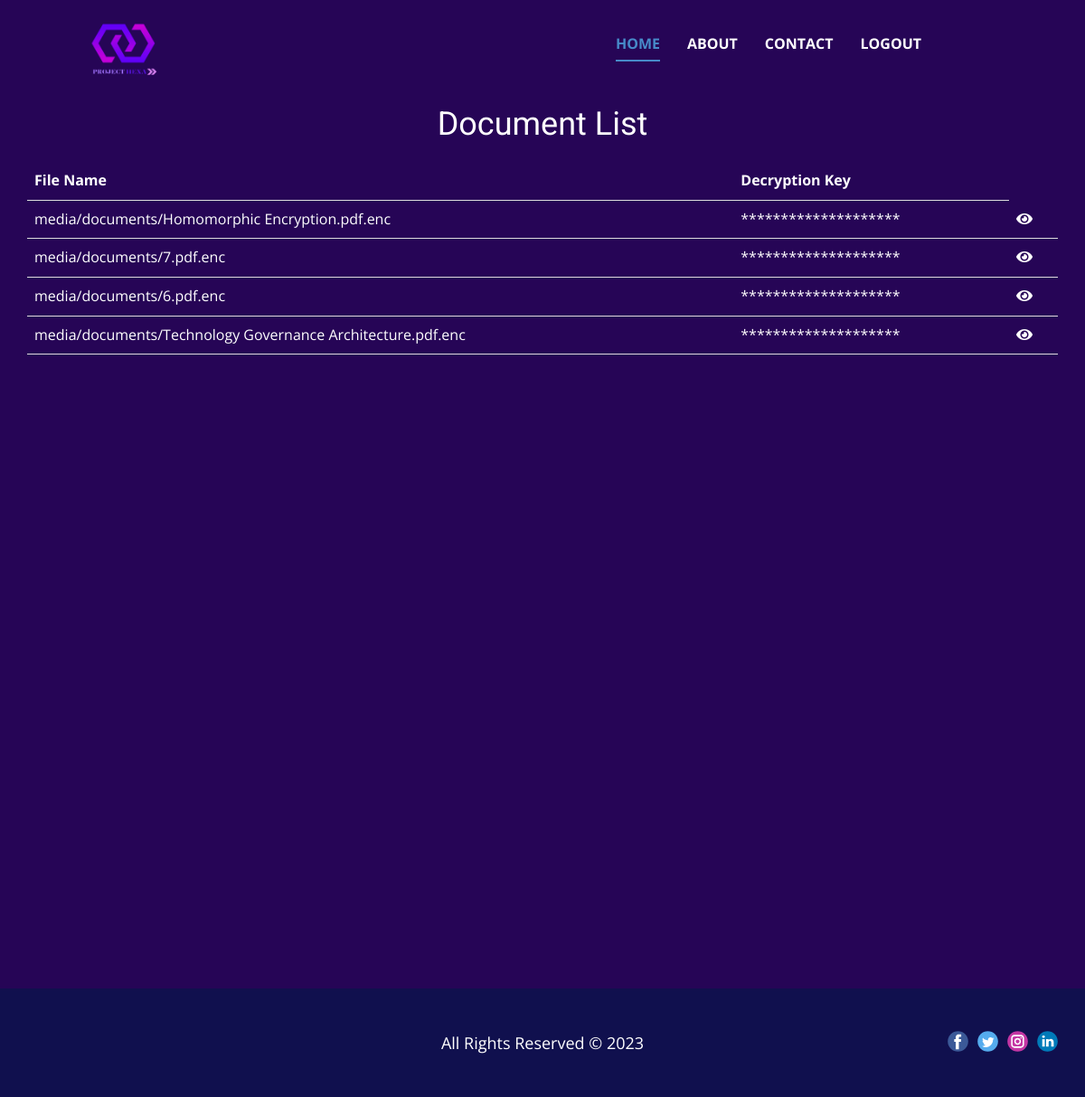
Screenshot of /owner/documentList/ (signed in) with the database file from the repository.
### Owner/models.py (models this page shows, shortened)
class Document(models.Model):
    owner = models.ForeignKey(User, on_delete=models.CASCADE)
    file = models.FileField(upload_to='documents/')
    key = models.CharField(max_length=200,default='')

### Owner/views.py (the view)
# urls.py: path('documentList/', views.document_list),
def document_list(request):
    documents = Document.objects.filter(owner=request.user)
    return render(request, 'document_list.html', {'documents': documents})

### Templates/document_list.html (shortened to what this page needs)
{% load static %}
<!DOCTYPE html>
<html style="font-size: 16px;" lang="en"><head>
    <link rel="stylesheet" type="text/css" href="{% static 'css/OwnerHome.css' %} ">
    <link rel="stylesheet" type="text/css" href="{% static 'css/nicepage.css' %} ">
    <link rel="stylesheet" href="https://cdnjs.cloudflare.com/ajax/libs/font-awesome/5.15.3/css/all.min.css" />
  <meta data-intl-tel-input-cdn-path="intlTelInput/"></head>
  <body class="u-body u-xl-mode" data-lang="en"><header class="u-clearfix u-custom-color-6 u-header u-sticky u-sticky-a762 u-header" id="sec-72a6" data-href="https://nicepage.com"><div class="u-clearfix u-sheet u-sheet-1">
        <a href="{% url 'owner' %}" class="u-hover-feature u-image u-logo u-image-1" data-image-width="500" data-image-height="500" data-animation-name="customAnimationIn" data-animation-duration="1000">
          <img src="{% static 'images/Copy_of_Blockchain_Network_Logo__1_-removebg-preview.png' %}" class="u-logo-image u-logo-image-1">
        </a>
        <nav class="u-menu u-menu-one-level u-offcanvas u-menu-1" data-responsive-from="MD">
          <div class="u-custom-menu u-nav-container">
            <ul class="u-nav u-spacing-30 u-unstyled u-nav-1"><li class="u-nav-item"><a class="u-border-2 u-border-active-palette-1-base u-border-hover-palette-1-base u-border-no-left u-border-no-right u-border-no-top u-button-style u-nav-link u-text-active-palette-1-base u-text-body-alt-color u-text-hover-palette-4-base" href="{% url 'owner' %}" style="padding: 10px 0px;">Home</a>
</li><li class="u-nav-item"><a class="u-border-2 u-border-active-palette-1-base u-border-hover-palette-1-base u-border-no-left u-border-no-right u-border-no-top u-button-style u-nav-link u-text-active-palette-1-base u-text-body-alt-color u-text-hover-palette-4-base" href="{% url 'about' %}" style="padding: 10px 0px;">About</a>
</li><li class="u-nav-item"><a class="u-border-2 u-border-active-palette-1-base u-border-hover-palette-1-base u-border-no-left u-border-no-right u-border-no-top u-button-style u-nav-link u-text-active-palette-1-base u-text-body-alt-color u-text-hover-palette-4-base" href="{% url 'contact' %}" style="padding: 10px 0px;">Contact</a>
</li><li class="u-nav-item"><a class="u-border-2 u-border-active-palette-1-base u-border-hover-palette-1-base u-border-no-left u-border-no-right u-border-no-top u-button-style u-nav-link u-text-active-palette-1-base u-text-body-alt-color u-text-hover-palette-4-base" style="padding: 10px 0px;"  href="{% url 'home' %}">Logout</a>
</li></ul>
          </div>
        </nav>
      </div></header>
    <section class="u-align-center u-clearfix u-custom-color-6 u-section-1" src="" id="sec-d275">
      <div class="u-clearfix u-sheet u-sheet-1">
        <h3>Document List</h3>
        {% if documents %}
            <table>
                <tr>
                    <th>File Name</th>
                    <th>Decryption Key</th>
                </tr>
                {% for document in documents %}
                    <tr>
                        <td>{{ document.file.name }}</td>
                        <td id="star_{{ forloop.counter }}">********************</td>
                        <td><i id="eyeIcon_{{ forloop.counter }}" class="fas fa-eye toggle-icon"></i></td>
                    </tr>
                {% endfor %}
            </table>
        {% else %}
            <p>No documents available.</p>
        {% endif %}
     </div>
    </section>
    <footer class="u-align-center-md u-align-center-sm u-align-center-xs u-clearfix u-custom-color-5 u-footer" id="sec-dd1e"><div class="u-clearfix u-sheet u-sheet-1">
        <div class="u-align-left u-social-icons u-spacing-10 u-social-icons-1">
          <a class="u-social-url" title="facebook" target="_blank" href=""><span class="u-icon u-social-facebook u-social-icon u-icon-1"><svg class="u-svg-link" preserveAspectRatio="xMidYMin slice" viewBox="0 0 112 112" style=""><use xmlns:xlink="http://www.w3.org/1999/xlink" xlink:href="#svg-5e6e"></use></svg></span>
          </a>
          <a class="u-social-url" title="twitter" target="_blank" href=""><span class="u-icon u-social-icon u-social-twitter u-icon-2"><svg class="u-svg-link" preserveAspectRatio="xMidYMin slice" viewBox="0 0 112 112" style=""><use xmlns:xlink="http://www.w3.org/1999/xlink" xlink:href="#svg-84d1"></use></svg></span>
          </a>
          <a class="u-social-url" title="instagram" target="_blank" href=""><span class="u-icon u-social-icon u-social-instagram u-icon-3"><svg class="u-svg-link" preserveAspectRatio="xMidYMin slice" viewBox="0 0 112 112" style=""><use xmlns:xlink="http://www.w3.org/1999/xlink" xlink:href="#svg-bbd5"></use></svg></span>
          </a>
          <a class="u-social-url" title="linkedin" target="_blank" href=""><span class="u-icon u-social-icon u-social-linkedin u-icon-4"><svg class="u-svg-link" preserveAspectRatio="xMidYMin slice" viewBox="0 0 112 112" style=""><use xmlns:xlink="http://www.w3.org/1999/xlink" xlink:href="#svg-51a9"></use></svg></span>
          </a>
        </div>
        <p class="u-align-center-lg u-align-center-md u-align-center-xl u-text u-text-1">All Rights Reserved © 2023</p>
      </div></footer>
</body></html>

### static/css/OwnerHome.css (style rules this page uses)
.u-section-1 { background-image: none; }
.u-section-1 .u-sheet-1 { min-height: 997px; }

### rows the page displays
Document: file.name "media/documents/Homomorphic Encryption.pdf.enc"
Document: file.name "media/documents/7.pdf.enc"
Document: file.name "media/documents/6.pdf.enc"
Document: file.name "media/documents/Technology Governance Architecture.pdf.enc"
